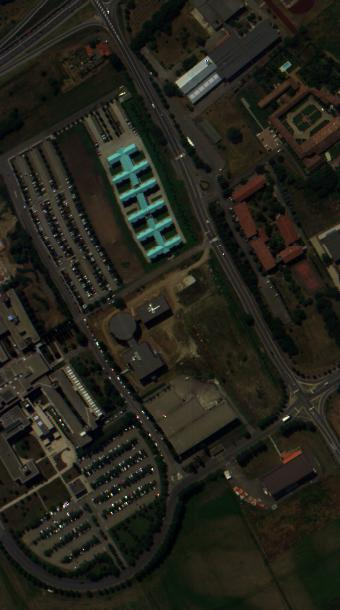
#> input picture CaffeProject/Tmp/test.jpg, 340 x 610 px, found by its file name
$ python socialmedia_image.py
#> lines starting #> are read from the running program, lines starting #| are printed output that depends on the picture
# coding=utf-8
# 社交网络图片类
import numpy as np
from PIL import Image

class SMImage(object):
    def __init__(self, id, filename):
        """
        初始化
        :param id:图像的编号
        :param filename: 图像的文件地址
        :return:
        """
        self.__id = id
        self.__filename = filename
        self.__imageArray = None
        self.__feature = None

    @property
    def id(self):
        return self.__id

    @property
    def filename(self):
        return self.__filename

    @property
    def imageArray(self):
        return self.__imageArray

    @imageArray.setter
    def imageArray(self, value):
        self.__imageArray = value


    # 使用某种方法从源图像中提取的整体特征
    # 特征为numpy中的array矩阵
    @property
    def feature(self):
        return self.__feature

    @feature.setter
    def feature(self, value):
        self.__feature = value

    def get_image_array(self):
        """
        取得文件地址对应的图像矩阵，已经做过resize
        :return:
        """
        self.__imageArray = get_imageArray_from_file(self.__filename, resize=1, size=(256, 256))

    def get_image(self):
        """
        取得文件地址对应的图像
        :return:
        """
        return get_image_from_file(self.__filename)


def get_imageArray_from_file(filename, **kw):
    """
    读取图片，并且返回成array的格式
    :param filename: 要读取的图片所在文件地址
    :param kw: 是否进行resize的参数
    :return: 返回resize之后数据的array矩阵
    """
    im = get_image_from_file(filename)
    # resize
    if ("resize" in kw) and (kw["resize"] == 1):
        im = im.resize(kw["size"])
        # im.show()
    imArray = np.array(im)
    return imArray

def get_image_from_file(filename, debug = 0):
    """
    读取图片
    :param filename: 图像所在文件地址
    :param debug:debug参数，如果为1，则会显示图片，仅用于调试
    :return:
    """
#> called with filename = 'e:\\temp\\rs\\test.jpg', debug = 0
    im = Image.open(filename)
#> im is the input picture: PIL image 340x610 RGB; mean R, G, B 36.1, 35.2, 26.6
    if debug == 1:
        im.show()
    return im

def main():
    image1 = SMImage(0, "e:\\temp\\rs\\test.jpg")
    print(image1.id, image1.filename)
    image1.get_image_array()
#> in get_imageArray_from_file, `im = im.resize(kw["size"])`:
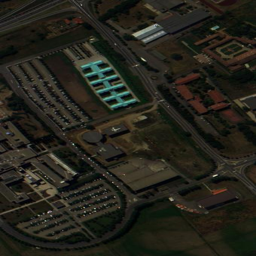
#> im: PIL image 256x256 RGB; mean R, G, B 36.1, 35.2, 26.6
    print(image1.imageArray.shape)

if __name__ == "__main__":
    main()
